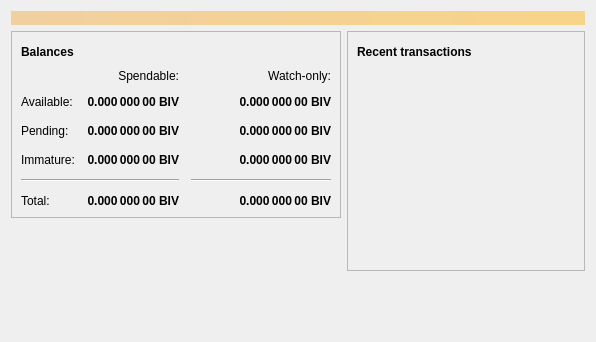
<?xml version="1.0" encoding="UTF-8"?>
<ui version="4.0">
 <class>OverviewPage</class>
 <widget class="QWidget" name="OverviewPage">
  <property name="geometry">
   <rect>
    <x>0</x>
    <y>0</y>
    <width>596</width>
    <height>342</height>
   </rect>
  </property>
  <property name="windowTitle">
   <string>Form</string>
  </property>
  <layout class="QVBoxLayout" name="topLayout">
   <item>
    <widget class="QLabel" name="labelAlerts">
     <property name="visible">
      <bool>false</bool>
     </property>
     <property name="styleSheet">
      <string notr="true">QLabel { background-color: qlineargradient(x1: 0, y1: 0, x2: 1, y2: 0, stop:0 #F0D0A0, stop:1 #F8D488); color:#000000; }</string>
     </property>
     <property name="wordWrap">
      <bool>true</bool>
     </property>
     <property name="margin">
      <number>3</number>
     </property>
     <property name="textInteractionFlags">
      <set>Qt::TextSelectableByMouse</set>
     </property>
    </widget>
   </item>
   <item>
    <layout class="QHBoxLayout" name="horizontalLayout" stretch="1,1">
     <item>
      <layout class="QVBoxLayout" name="verticalLayout_2">
       <item>
        <widget class="QFrame" name="frame">
         <property name="frameShape">
          <enum>QFrame::StyledPanel</enum>
         </property>
         <property name="frameShadow">
          <enum>QFrame::Raised</enum>
         </property>
         <layout class="QVBoxLayout" name="verticalLayout_4">
          <item>
           <layout class="QHBoxLayout" name="horizontalLayout_4">
            <item>
             <widget class="QLabel" name="label_5">
              <property name="font">
               <font>
                <weight>75</weight>
                <bold>true</bold>
               </font>
              </property>
              <property name="text">
               <string>Balances</string>
              </property>
             </widget>
            </item>
            <item>
             <widget class="QPushButton" name="labelWalletStatus">
              <property name="enabled">
               <bool>true</bool>
              </property>
              <property name="maximumSize">
               <size>
                <width>30</width>
                <height>16777215</height>
               </size>
              </property>
              <property name="toolTip">
               <string>The displayed information may be out of date. Your wallet automatically synchronizes with the Bitcoin network after a connection is established, but this process has not completed yet.</string>
              </property>
              <property name="text">
               <string/>
              </property>
              <property name="icon">
               <iconset resource="../bitcoin.qrc">
                <normaloff>:/icons/warning</normaloff>
                <disabledoff>:/icons/warning</disabledoff>:/icons/warning</iconset>
              </property>
              <property name="iconSize">
               <size>
                <width>24</width>
                <height>24</height>
               </size>
              </property>
              <property name="flat">
               <bool>true</bool>
              </property>
             </widget>
            </item>
            <item>
             <spacer name="horizontalSpacer_3">
              <property name="orientation">
               <enum>Qt::Horizontal</enum>
              </property>
              <property name="sizeHint" stdset="0">
               <size>
                <width>40</width>
                <height>20</height>
               </size>
              </property>
             </spacer>
            </item>
           </layout>
          </item>
          <item>
           <layout class="QGridLayout" name="gridLayout">
            <property name="spacing">
             <number>12</number>
            </property>
            <item row="2" column="2">
             <widget class="QLabel" name="labelWatchPending">
              <property name="font">
               <font>
                <weight>75</weight>
                <bold>true</bold>
               </font>
              </property>
              <property name="cursor">
               <cursorShape>IBeamCursor</cursorShape>
              </property>
              <property name="toolTip">
               <string>Unconfirmed transactions to watch-only addresses</string>
              </property>
              <property name="text">
               <string notr="true">0.000 000 00 BIV</string>
              </property>
              <property name="alignment">
               <set>Qt::AlignRight|Qt::AlignTrailing|Qt::AlignVCenter</set>
              </property>
              <property name="textInteractionFlags">
               <set>Qt::LinksAccessibleByMouse|Qt::TextSelectableByKeyboard|Qt::TextSelectableByMouse</set>
              </property>
             </widget>
            </item>
            <item row="2" column="1">
             <widget class="QLabel" name="labelUnconfirmed">
              <property name="font">
               <font>
                <weight>75</weight>
                <bold>true</bold>
               </font>
              </property>
              <property name="cursor">
               <cursorShape>IBeamCursor</cursorShape>
              </property>
              <property name="toolTip">
               <string>Total of transactions that have yet to be confirmed, and do not yet count toward the spendable balance</string>
              </property>
              <property name="text">
               <string notr="true">0.000 000 00 BIV</string>
              </property>
              <property name="alignment">
               <set>Qt::AlignRight|Qt::AlignTrailing|Qt::AlignVCenter</set>
              </property>
              <property name="textInteractionFlags">
               <set>Qt::LinksAccessibleByMouse|Qt::TextSelectableByKeyboard|Qt::TextSelectableByMouse</set>
              </property>
             </widget>
            </item>
            <item row="3" column="2">
             <widget class="QLabel" name="labelWatchImmature">
              <property name="font">
               <font>
                <weight>75</weight>
                <bold>true</bold>
               </font>
              </property>
              <property name="cursor">
               <cursorShape>IBeamCursor</cursorShape>
              </property>
              <property name="toolTip">
               <string>Mined balance in watch-only addresses that has not yet matured</string>
              </property>
              <property name="text">
               <string notr="true">0.000 000 00 BIV</string>
              </property>
              <property name="alignment">
               <set>Qt::AlignRight|Qt::AlignTrailing|Qt::AlignVCenter</set>
              </property>
              <property name="textInteractionFlags">
               <set>Qt::LinksAccessibleByMouse|Qt::TextSelectableByKeyboard|Qt::TextSelectableByMouse</set>
              </property>
             </widget>
            </item>
            <item row="4" column="0" colspan="2">
             <widget class="Line" name="line">
              <property name="orientation">
               <enum>Qt::Horizontal</enum>
              </property>
             </widget>
            </item>
            <item row="4" column="2">
             <widget class="Line" name="lineWatchBalance">
              <property name="sizePolicy">
               <sizepolicy hsizetype="Preferred" vsizetype="Fixed">
                <horstretch>0</horstretch>
                <verstretch>0</verstretch>
               </sizepolicy>
              </property>
              <property name="minimumSize">
               <size>
                <width>140</width>
                <height>0</height>
               </size>
              </property>
              <property name="orientation">
               <enum>Qt::Horizontal</enum>
              </property>
             </widget>
            </item>
            <item row="5" column="0">
             <widget class="QLabel" name="labelTotalText">
              <property name="text">
               <string>Total:</string>
              </property>
             </widget>
            </item>
            <item row="3" column="1">
             <widget class="QLabel" name="labelImmature">
              <property name="font">
               <font>
                <weight>75</weight>
                <bold>true</bold>
               </font>
              </property>
              <property name="cursor">
               <cursorShape>IBeamCursor</cursorShape>
              </property>
              <property name="toolTip">
               <string>Mined balance that has not yet matured</string>
              </property>
              <property name="text">
               <string notr="true">0.000 000 00 BIV</string>
              </property>
              <property name="alignment">
               <set>Qt::AlignRight|Qt::AlignTrailing|Qt::AlignVCenter</set>
              </property>
              <property name="textInteractionFlags">
               <set>Qt::LinksAccessibleByMouse|Qt::TextSelectableByKeyboard|Qt::TextSelectableByMouse</set>
              </property>
             </widget>
            </item>
            <item row="2" column="3">
             <spacer name="horizontalSpacer_2">
              <property name="orientation">
               <enum>Qt::Horizontal</enum>
              </property>
              <property name="sizeHint" stdset="0">
               <size>
                <width>40</width>
                <height>20</height>
               </size>
              </property>
             </spacer>
            </item>
            <item row="3" column="0">
             <widget class="QLabel" name="labelImmatureText">
              <property name="text">
               <string>Immature:</string>
              </property>
             </widget>
            </item>
            <item row="5" column="1">
             <widget class="QLabel" name="labelTotal">
              <property name="font">
               <font>
                <weight>75</weight>
                <bold>true</bold>
               </font>
              </property>
              <property name="cursor">
               <cursorShape>IBeamCursor</cursorShape>
              </property>
              <property name="toolTip">
               <string>Your current total balance</string>
              </property>
              <property name="text">
               <string notr="true">0.000 000 00 BIV</string>
              </property>
              <property name="alignment">
               <set>Qt::AlignRight|Qt::AlignTrailing|Qt::AlignVCenter</set>
              </property>
              <property name="textInteractionFlags">
               <set>Qt::LinksAccessibleByMouse|Qt::TextSelectableByKeyboard|Qt::TextSelectableByMouse</set>
              </property>
             </widget>
            </item>
            <item row="5" column="2">
             <widget class="QLabel" name="labelWatchTotal">
              <property name="font">
               <font>
                <weight>75</weight>
                <bold>true</bold>
               </font>
              </property>
              <property name="cursor">
               <cursorShape>IBeamCursor</cursorShape>
              </property>
              <property name="toolTip">
               <string>Current total balance in watch-only addresses</string>
              </property>
              <property name="text">
               <string notr="true">0.000 000 00 BIV</string>
              </property>
              <property name="alignment">
               <set>Qt::AlignRight|Qt::AlignTrailing|Qt::AlignVCenter</set>
              </property>
              <property name="textInteractionFlags">
               <set>Qt::LinksAccessibleByMouse|Qt::TextSelectableByKeyboard|Qt::TextSelectableByMouse</set>
              </property>
             </widget>
            </item>
            <item row="0" column="2">
             <widget class="QLabel" name="labelWatchonly">
              <property name="text">
               <string>Watch-only:</string>
              </property>
              <property name="alignment">
               <set>Qt::AlignRight|Qt::AlignTrailing|Qt::AlignVCenter</set>
              </property>
             </widget>
            </item>
            <item row="1" column="0">
             <widget class="QLabel" name="labelBalanceText">
              <property name="text">
               <string>Available:</string>
              </property>
             </widget>
            </item>
            <item row="1" column="1">
             <widget class="QLabel" name="labelBalance">
              <property name="font">
               <font>
                <weight>75</weight>
                <bold>true</bold>
               </font>
              </property>
              <property name="cursor">
               <cursorShape>IBeamCursor</cursorShape>
              </property>
              <property name="toolTip">
               <string>Your current spendable balance</string>
              </property>
              <property name="text">
               <string notr="true">0.000 000 00 BIV</string>
              </property>
              <property name="alignment">
               <set>Qt::AlignRight|Qt::AlignTrailing|Qt::AlignVCenter</set>
              </property>
              <property name="textInteractionFlags">
               <set>Qt::LinksAccessibleByMouse|Qt::TextSelectableByKeyboard|Qt::TextSelectableByMouse</set>
              </property>
             </widget>
            </item>
            <item row="1" column="2">
             <widget class="QLabel" name="labelWatchAvailable">
              <property name="font">
               <font>
                <weight>75</weight>
                <bold>true</bold>
               </font>
              </property>
              <property name="cursor">
               <cursorShape>IBeamCursor</cursorShape>
              </property>
              <property name="toolTip">
               <string>Your current balance in watch-only addresses</string>
              </property>
              <property name="text">
               <string notr="true">0.000 000 00 BIV</string>
              </property>
              <property name="alignment">
               <set>Qt::AlignRight|Qt::AlignTrailing|Qt::AlignVCenter</set>
              </property>
              <property name="textInteractionFlags">
               <set>Qt::LinksAccessibleByMouse|Qt::TextSelectableByKeyboard|Qt::TextSelectableByMouse</set>
              </property>
             </widget>
            </item>
            <item row="2" column="0">
             <widget class="QLabel" name="labelPendingText">
              <property name="text">
               <string>Pending:</string>
              </property>
             </widget>
            </item>
            <item row="0" column="1">
             <widget class="QLabel" name="labelSpendable">
              <property name="text">
               <string>Spendable:</string>
              </property>
              <property name="alignment">
               <set>Qt::AlignRight|Qt::AlignTrailing|Qt::AlignVCenter</set>
              </property>
             </widget>
            </item>
           </layout>
          </item>
         </layout>
        </widget>
       </item>
       <item>
        <spacer name="verticalSpacer">
         <property name="orientation">
          <enum>Qt::Vertical</enum>
         </property>
         <property name="sizeHint" stdset="0">
          <size>
           <width>20</width>
           <height>40</height>
          </size>
         </property>
        </spacer>
       </item>
      </layout>
     </item>
     <item>
      <layout class="QVBoxLayout" name="verticalLayout_3">
       <item>
        <widget class="QFrame" name="frame_2">
         <property name="frameShape">
          <enum>QFrame::StyledPanel</enum>
         </property>
         <property name="frameShadow">
          <enum>QFrame::Raised</enum>
         </property>
         <layout class="QVBoxLayout" name="verticalLayout">
          <item>
           <layout class="QHBoxLayout" name="horizontalLayout_2">
            <item>
             <widget class="QLabel" name="label_4">
              <property name="font">
               <font>
                <weight>75</weight>
                <bold>true</bold>
               </font>
              </property>
              <property name="text">
               <string>Recent transactions</string>
              </property>
             </widget>
            </item>
            <item>
             <widget class="QPushButton" name="labelTransactionsStatus">
              <property name="enabled">
               <bool>true</bool>
              </property>
              <property name="maximumSize">
               <size>
                <width>30</width>
                <height>16777215</height>
               </size>
              </property>
              <property name="toolTip">
               <string>The displayed information may be out of date. Your wallet automatically synchronizes with the Bitcoin network after a connection is established, but this process has not completed yet.</string>
              </property>
              <property name="text">
               <string/>
              </property>
              <property name="icon">
               <iconset resource="../bitcoin.qrc">
                <normaloff>:/icons/warning</normaloff>
                <disabledoff>:/icons/warning</disabledoff>:/icons/warning</iconset>
              </property>
              <property name="iconSize">
               <size>
                <width>24</width>
                <height>24</height>
               </size>
              </property>
              <property name="flat">
               <bool>true</bool>
              </property>
             </widget>
            </item>
            <item>
             <spacer name="horizontalSpacer">
              <property name="orientation">
               <enum>Qt::Horizontal</enum>
              </property>
              <property name="sizeHint" stdset="0">
               <size>
                <width>40</width>
                <height>20</height>
               </size>
              </property>
             </spacer>
            </item>
           </layout>
          </item>
          <item>
           <widget class="QListView" name="listTransactions">
            <property name="styleSheet">
             <string notr="true">QListView { background: transparent; }</string>
            </property>
            <property name="frameShape">
             <enum>QFrame::NoFrame</enum>
            </property>
            <property name="verticalScrollBarPolicy">
             <enum>Qt::ScrollBarAlwaysOff</enum>
            </property>
            <property name="horizontalScrollBarPolicy">
             <enum>Qt::ScrollBarAlwaysOff</enum>
            </property>
            <property name="selectionMode">
             <enum>QAbstractItemView::NoSelection</enum>
            </property>
           </widget>
          </item>
         </layout>
        </widget>
       </item>
       <item>
        <spacer name="verticalSpacer_2">
         <property name="orientation">
          <enum>Qt::Vertical</enum>
         </property>
         <property name="sizeHint" stdset="0">
          <size>
           <width>20</width>
           <height>40</height>
          </size>
         </property>
        </spacer>
       </item>
      </layout>
     </item>
    </layout>
   </item>
  </layout>
 </widget>
 <resources/>
 <connections/>
</ui>
